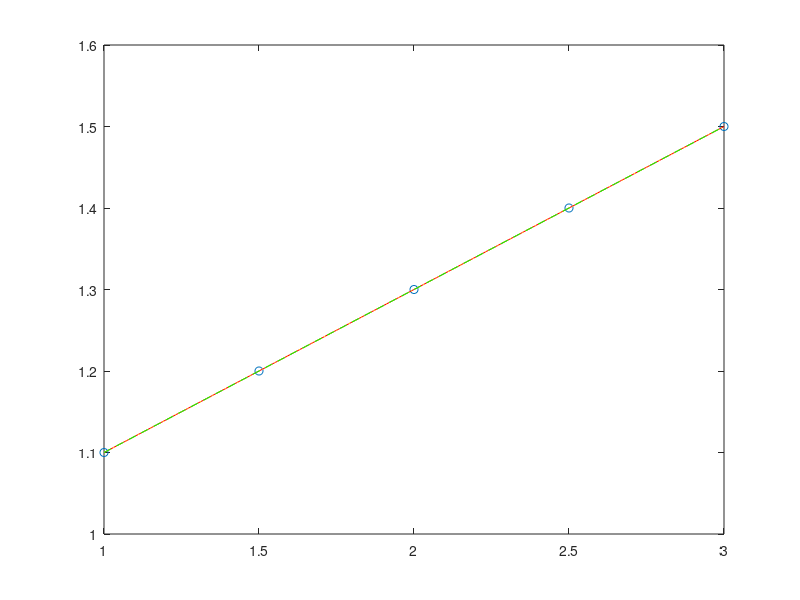

MATLAB code to generate this figure:
% a
t = 1:.5:3
t = t'
s = ones(5,1)
A = [s t]
b = [1.1; 1.2; 1.3; 1.4; 1.5]
x = A \ b

tt = 1:.01:3
p1 = x(1) + x(2)*tt
plot(t, b, "o", tt, p1)

y = [x(1) + x(2)*t]
r = y - b
norm(r)

% b
t = 1:.5:3
t = t'
t2 = t.^2
s = ones(5,1)
A = [s t t2]
b = [1.1; 1.2; 1.3; 1.4; 1.5]
x = A \ b

tt = 1:.01:3
p2 = x(1) + x(2)*tt+ x(3)*tt.^2
plot(t, b, "o", tt, p2)

y = [x(1) + x(2)*t + x(3)*t2]
r = y - b
norm(r)

% c
t = 1:.5:3
t = t'
t2 = t.^2
t3 = t.^3
t4 = t.^4
s = ones(5,1)
A = [s t t2 t3 t4]
b = [1.1; 1.2; 1.3; 1.4; 1.5]
x = A \ b

tt = 1:.01:3
p5 = x(1) + x(2)*tt+ x(3)*tt.^2 + x(4)*tt.^3 + x(5)*tt.^4
plot(t, b, "o", tt, p5, "-r", tt, p1, ":y", tt, p2, "--g")

y = [x(1) + x(2)*t + x(3)*t2 + x(4)*t3 + x(5)*t4]
r = y - b
norm(r)
